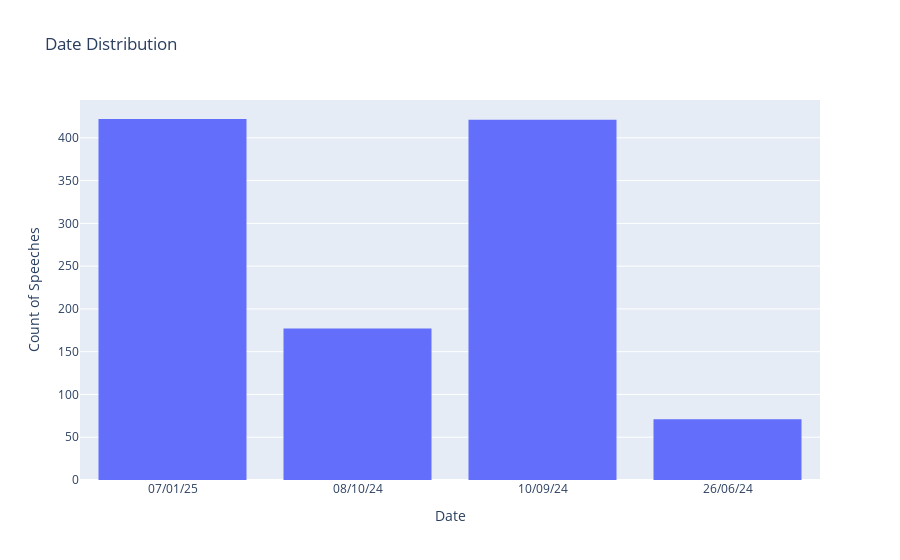

The notebook cell this image was saved under:
### Code cell
# Barchat showing dates and amount of speeches within each day
fig = px.histogram(parliament_reports_df, x='Date', title='Date Distribution')
fig.update_layout(yaxis_title='Count of Speeches')
fig.show()

### Figure 1 — Plotly figure (JSON) as saved in the notebook; plotly's stock layout.template omitted (floating-point values rounded to 4 significant figures; data arrays with more than 128 entries replaced by an {"elided": "..."} marker saying what was removed)
{"data": [{"alignmentgroup": "True", "bingroup": "x", "hovertemplate": "Date=%{x}<br>count=%{y}<extra></extra>", "legendgroup": "", "marker": {"color": "#636efa", "pattern": {"shape": ""}}, "name": "", "offsetgroup": "", "orientation": "v", "showlegend": false, "type": "histogram", "x": {"elided": "1091 str values"}, "xaxis": "x", "yaxis": "y"}], "layout": {"barmode": "relative", "legend": {"tracegroupgap": 0}, "title": {"text": "Date Distribution"}, "xaxis": {"anchor": "y", "domain": [0, 1], "title": {"text": "Date"}}, "yaxis": {"anchor": "x", "domain": [0, 1], "title": {"text": "Count of Speeches"}}}}
